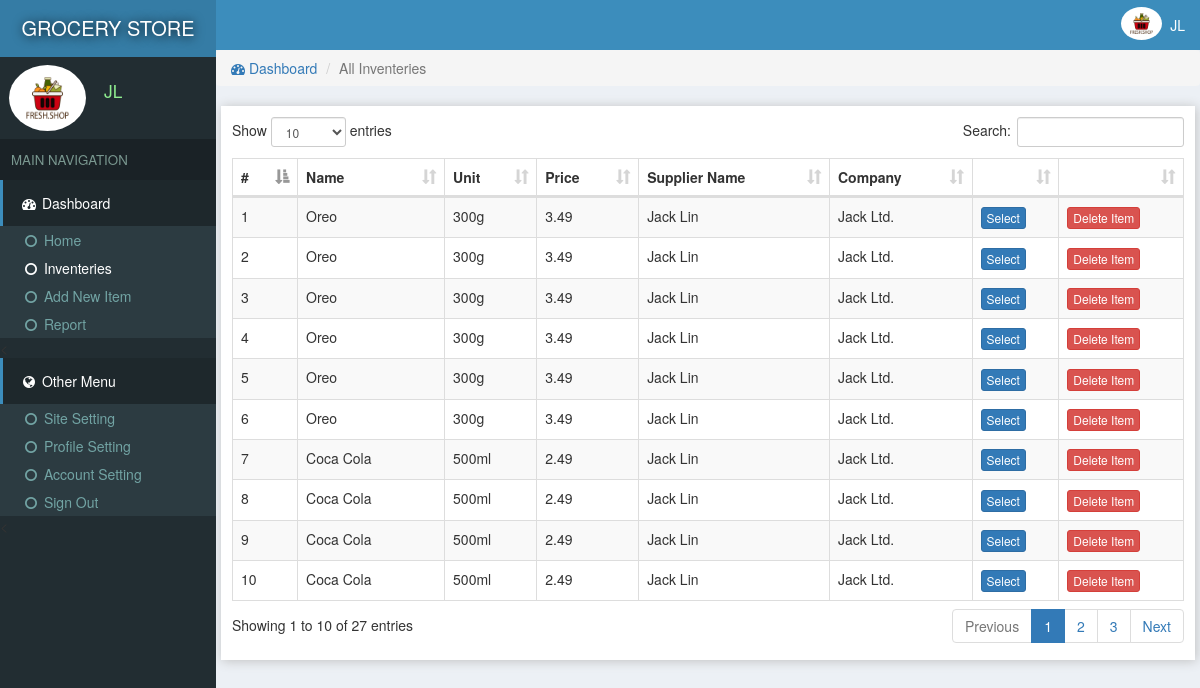
Screenshot of /grocery/inventeries.php (signed in) with the database file from the repository.
### tables this page shows
CREATE TABLE `site` (
  `id` int(11) NOT NULL,
  `title` varchar(222) NOT NULL,
  `name` varchar(222) NOT NULL
);

CREATE TABLE `users` (
  `id` int(11) NOT NULL,
  `email` varchar(222) NOT NULL,
  `password` varchar(222) NOT NULL,
  `name` varchar(222) NOT NULL,
  `pic` varchar(222) NOT NULL,
  `number` varchar(222) NOT NULL,
  `date` timestamp NOT NULL DEFAULT CURRENT_TIMESTAMP
);

CREATE TABLE `inventeries` (
  `id` int(11) NOT NULL,
  `catId` int(11) NOT NULL,
  `unit` text NOT NULL,
  `price` float(24) NOT NULL,
  `supplier` varchar(222) NOT NULL,
  `company` varchar(111) NOT NULL,
  `date` timestamp NOT NULL DEFAULT CURRENT_TIMESTAMP
);

CREATE TABLE `categories` (
  `id` int(11) NOT NULL,
  `name` varchar(222) NOT NULL,
  `pic` varchar(111) NOT NULL,
  `details` varchar(333) NOT NULL,
  `date` timestamp NOT NULL DEFAULT CURRENT_TIMESTAMP
);

### grocery/assets/function.php (called while the page is built, shortened)
<?php
function siteName()
{
	global $con;
	$array = $con->query("select * from site where id='1'");
	$row = $array->fetch_assoc();
	return $row['name'];
}
 ?>

### grocery/assets/db.php (called while the page is built, shortened)
<?php
    $con = new mysqli('localhost','grocery','qwer123','grocery');
    $array = $con->query("select * from users where id ='$_SESSION[userId]'");
    $user = $array->fetch_assoc();
?>

### grocery/inventeries.php (the view, shortened to what this page needs)
<?php require "assets/function.php" ?>
<?php require 'assets/db.php';?>
<!DOCTYPE html>
<html>
<head>
<link rel="stylesheet" href="js/datatables.net-bs/css/dataTables.bootstrap.min.css">
  <?php require "assets/autoloader.php" ?>
</head>
<body style="background: #ECF0F5;padding:0;margin:0">
<div class="dashboard" style="position: fixed;width: 18%;height: 100%;background:#222D32">
  <div style="background:#357CA5;padding: 14px 3px;color:white;font-size: 15pt;text-align: center;text-shadow: 1px 1px 11px black">
    <a href="index.php" style="color: white;text-decoration: none;"><?php echo strtoupper(siteName()); ?> </a>
  </div>
  <div class="flex" style="padding: 3px 7px;margin:5px 2px;">
    <div><img src="photo/<?php echo $user['pic'] ?>" class='img-circle' style='width: 77px;height: 66px'></div>
    <div style="color:lightgreen;font-size: 13pt;padding: 14px 7px;margin-left: 11px;"><?php echo ucfirst($user['name']); ?></div>
  </div>
  <div style="background: #1A2226;font-size: 10pt;padding: 11px;color: #79978F">MAIN NAVIGATION</div>
  <div>
    <div style="background:#1E282C;color: white;padding: 13px 17px;border-left: 3px solid #3C8DBC;"><span><i class="fa fa-dashboard fa-fw"></i> Dashboard</span></div>
    <div class="item">
      <ul class="nostyle zero">
        <a href="index.php"><li ><i class="fa fa-circle-o fa-fw"></i> Home</li></a>
        <a href="inventeries.php"><li style="color: white"><i class="fa fa-circle-o fa-fw"></i> Inventeries</li></a>
       <a href="addnew.php"><li><i class="fa fa-circle-o fa-fw"></i> Add New Item</li></a>
        <a href="reports.php"><li><i class="fa fa-circle-o fa-fw"></i> Report</li></a>
      </ul><
    </div>
  </div>
  <div style="background:#1E282C;color: white;padding: 13px 17px;border-left: 3px solid #3C8DBC;"><span><i class="fa fa-globe fa-fw"></i> Other Menu</span></div>
  <div class="item">
      <ul class="nostyle zero">
        <a href="sitesetting.php"><li><i class="fa fa-circle-o fa-fw"></i> Site Setting</li></a>
       <a href="profile.php"><li><i class="fa fa-circle-o fa-fw"></i> Profile Setting</li></a>
        <a href="accountSetting.php"><li><i class="fa fa-circle-o fa-fw"></i> Account Setting</li></a>
        <a href="logout.php"><li><i class="fa fa-circle-o fa-fw"></i> Sign Out</li></a>
      </ul><
    </div>
</div>
<div class="marginLeft" >
  <div style="color:white;background:#3C8DBC" >
    <div class="pull-right flex rightAccount" style="padding-right: 11px;padding: 7px;">
      <div><img src="photo/<?php echo $user['pic'] ?>" style='width: 41px;height: 33px;' class='img-circle'></div>
      <div style="padding: 8px"><?php echo ucfirst($user['name']) ?></div>
    </div>
  </div>
<?php
if (isset($_GET['catId']))
{
  $catId = $_GET['catId'];
  $array = $con->query("select * from categories where id='$catId'");
  $catArray =$array->fetch_assoc();
  $catName = $catArray['name'];
  $stockArray = $con->query("select * from inventeries where catId='$catArray[id]'");
}
else
{
  $catName = "All Inventeries";
  $stockArray = $con->query("select inventeries.*, categories.name as category_name from inventeries join categories on inventeries.catId=categories.id");
}
 ?>
  <div class="content">
   <ol class="breadcrumb ">
        <li><a href="index.php"><i class="fa fa-dashboard"></i> Dashboard</a></li>
        <li class="active"><?php echo $catName ?></li>
    </ol>
  <div class="tableBox" >
    <table id="dataTable" class="table table-bordered table-striped" style="z-index: -1">
      <thead>
        <th>#</th>
        <th>Name</th>
        <th>Unit</th>
        <th>Price</th>
        <th>Supplier Name</th>
        <th>Company</th>
        <th></th>
        <th></th>
      </thead>
     <tbody>
      <?php $i=0;
        while ($row = $stockArray->fetch_assoc())
        {
          $i=$i+1;
          $id = $row['id'];
        ?>
          <tr>
            <td><?php echo $i; ?></td>
            <td><?php echo $row['category_name']; ?></td>
            <td><?php echo $row['unit']; ?></td>
            <td><?php echo $row['price']; ?></td>
            <td><?php echo $row['supplier']; ?></td>
            <td><?php echo $row['company']; ?></td>
            <?php
            if (!empty($_SESSION['bill']))
            {
            foreach ($_SESSION['bill'] as $key => $value)
            {
              if (in_array($row['id'], $_SESSION['bill'][$key]))
              {
                echo "<td>Selected</td>";break;
              }
               else
               {
              ?>
            <td id='selection<?php echo $i; ?>'><button class="btn btn-primary btn-xs" onclick="addInBill('<?php echo $id ?>','<?php echo $i; ?>')">Select</button></td>
              <?php break;} } } else {?>
              <td id='selection<?php echo $i; ?>'><button class="btn btn-primary btn-xs" onclick="addInBill('<?php echo $id ?>','<?php echo $i; ?>')">Select</button></td>
              <?php } ?>
              <td colspan="center"><a href="delete.php?item=<?php echo $row['id'] ?>&url=<?php echo $_SERVER['QUERY_STRING'] ?>"><button class='btn btn-danger btn-xs'>Delete Item</button></a></td>
          </tr>
      <?php
        }
       ?>
     </tbody>
    </table>
  </div>
  </div>
</div>
</body>
</html>

### rows the page displays
site: name "GROCERY STORE"
users: pic (picture), name "JL"
inventeries: categories.name "Oreo", unit "300g", price "3.49", supplier "Jack Lin", company "Jack Ltd."
inventeries: categories.name "Oreo", unit "300g", price "3.49", supplier "Jack Lin", company "Jack Ltd."
inventeries: categories.name "Oreo", unit "300g", price "3.49", supplier "Jack Lin", company "Jack Ltd."
inventeries: categories.name "Oreo", unit "300g", price "3.49", supplier "Jack Lin", company "Jack Ltd."
inventeries: categories.name "Oreo", unit "300g", price "3.49", supplier "Jack Lin", company "Jack Ltd."
inventeries: categories.name "Oreo", unit "300g", price "3.49", supplier "Jack Lin", company "Jack Ltd."
inventeries: categories.name "Coca Cola", unit "500ml", price "2.49", supplier "Jack Lin", company "Jack Ltd."
inventeries: categories.name "Coca Cola", unit "500ml", price "2.49", supplier "Jack Lin", company "Jack Ltd."
inventeries: categories.name "Coca Cola", unit "500ml", price "2.49", supplier "Jack Lin", company "Jack Ltd."
inventeries: categories.name "Coca Cola", unit "500ml", price "2.49", supplier "Jack Lin", company "Jack Ltd."

### other values shown
$catName "All Inventeries"
